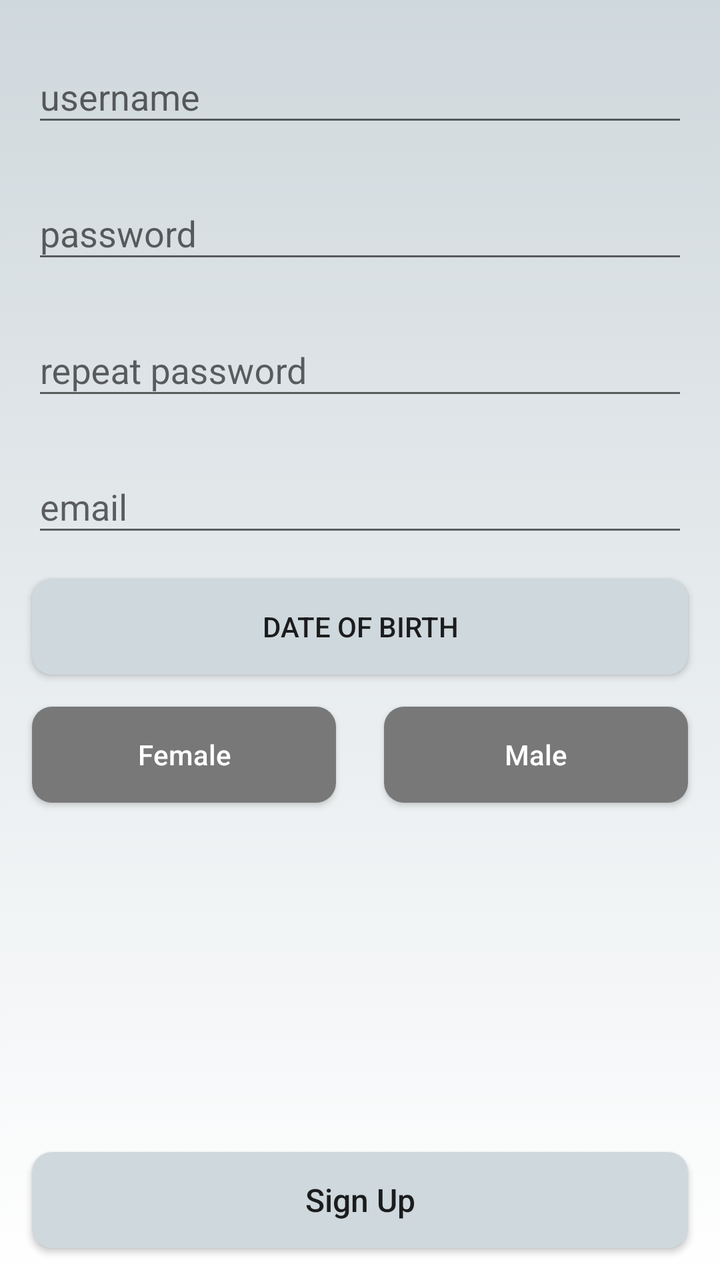
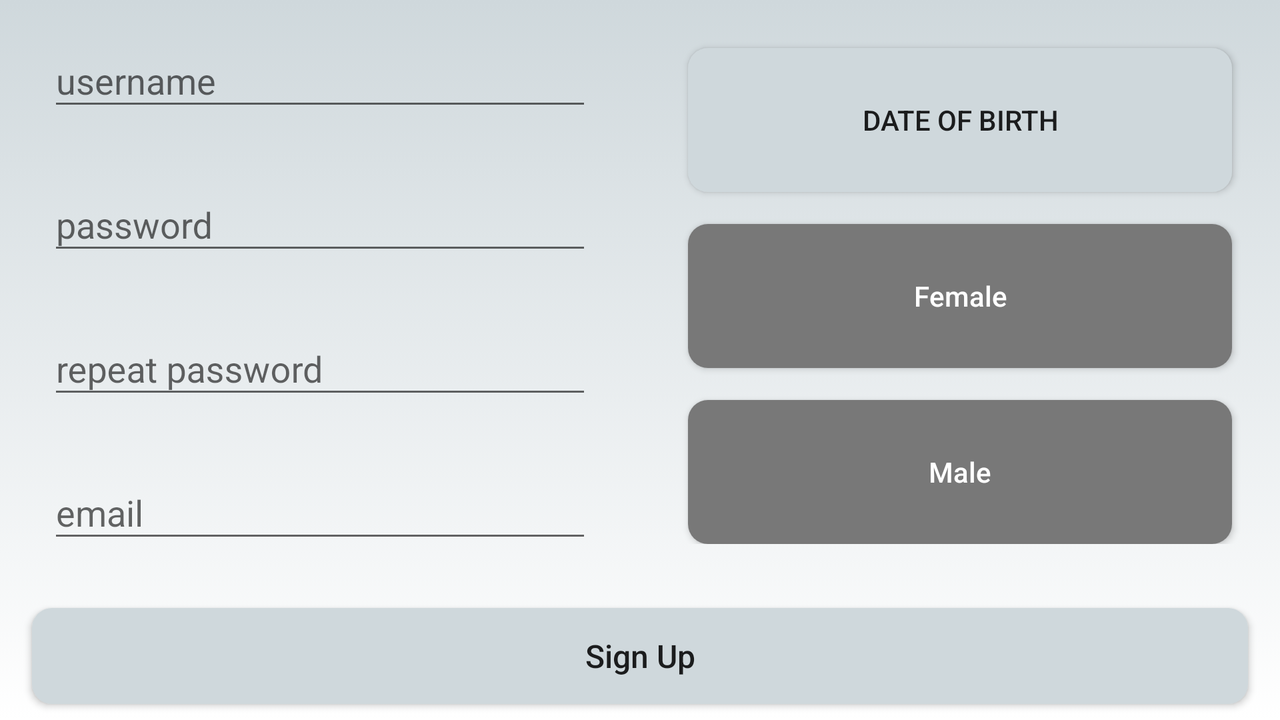

Two renders of one Android screen. The first uses the default layout on a phone; the second uses the alternative layout the repository ships for a different screen configuration, on a matching device. The two XML files are below.
<!-- AndroidManifest.xml: application theme AppTheme -->
<!-- res/layout/fragment_sign_up.xml -->
<?xml version="1.0" encoding="utf-8"?>
<android.support.constraint.ConstraintLayout xmlns:android="http://schemas.android.com/apk/res/android"
    xmlns:app="http://schemas.android.com/apk/res-auto"
    xmlns:tools="http://schemas.android.com/tools"
    android:id="@+id/root_view"
    android:layout_width="match_parent"
    android:layout_height="match_parent"
    android:background="@drawable/background_gradient"
    tools:context=".fragments.SignInFragment">

    <android.support.design.widget.TextInputLayout
        android:id="@+id/input_layout_username"
        android:layout_width="match_parent"
        android:layout_height="wrap_content"
        android:layout_marginEnd="16dp"
        android:layout_marginStart="16dp"
        android:layout_marginTop="16dp"
        app:layout_constraintEnd_toEndOf="parent"
        app:layout_constraintHorizontal_bias="0.5"
        app:layout_constraintStart_toStartOf="parent"
        app:layout_constraintTop_toTopOf="parent">

        <EditText
            android:id="@+id/signup_username"
            android:layout_width="match_parent"
            android:layout_height="wrap_content"
            android:ems="10"
            android:hint="@string/username"
            android:inputType="textPersonName"
            android:maxLength="16"
            tools:layout_editor_absoluteX="84dp"
            tools:layout_editor_absoluteY="31dp" />

    </android.support.design.widget.TextInputLayout>

    <android.support.design.widget.TextInputLayout
        android:id="@+id/input_layout_password"
        android:layout_width="match_parent"
        android:layout_height="wrap_content"
        android:layout_marginEnd="16dp"
        android:layout_marginStart="16dp"
        android:layout_marginTop="16dp"
        app:layout_constraintEnd_toEndOf="parent"
        app:layout_constraintHorizontal_bias="0.5"
        app:layout_constraintStart_toStartOf="parent"
        app:layout_constraintTop_toBottomOf="@+id/input_layout_username">

        <EditText
            android:id="@+id/signup_password"
            android:layout_width="match_parent"
            android:layout_height="wrap_content"
            android:ems="10"
            android:hint="@string/password"
            android:inputType="textPassword"
            android:maxLength="32"
            tools:layout_editor_absoluteX="84dp"
            tools:layout_editor_absoluteY="31dp" />

    </android.support.design.widget.TextInputLayout>

    <android.support.design.widget.TextInputLayout
        android:id="@+id/input_layout_repeat_password"
        android:layout_width="match_parent"
        android:layout_height="wrap_content"
        android:layout_marginEnd="16dp"
        android:layout_marginStart="16dp"
        android:layout_marginTop="16dp"
        app:layout_constraintEnd_toEndOf="parent"
        app:layout_constraintHorizontal_bias="0.5"
        app:layout_constraintStart_toStartOf="parent"
        app:layout_constraintTop_toBottomOf="@+id/input_layout_password">

        <EditText
            android:id="@+id/signup_repeat_password"
            android:layout_width="match_parent"
            android:layout_height="wrap_content"
            android:ems="10"
            android:hint="@string/repeat_password"
            android:inputType="textPassword"
            android:maxLength="32"
            tools:layout_editor_absoluteX="84dp"
            tools:layout_editor_absoluteY="31dp" />

    </android.support.design.widget.TextInputLayout>

    <android.support.design.widget.TextInputLayout
        android:id="@+id/input_layout_email"
        android:layout_width="match_parent"
        android:layout_height="wrap_content"
        android:layout_marginEnd="16dp"
        android:layout_marginStart="16dp"
        android:layout_marginTop="16dp"
        app:layout_constraintEnd_toEndOf="parent"
        app:layout_constraintHorizontal_bias="0.5"
        app:layout_constraintStart_toStartOf="parent"
        app:layout_constraintTop_toBottomOf="@+id/input_layout_repeat_password">

        <EditText
            android:id="@+id/signup_email"
            android:layout_width="match_parent"
            android:layout_height="wrap_content"
            android:ems="10"
            android:hint="@string/email"
            android:inputType="textEmailAddress"
            android:maxLength="32"
            tools:layout_editor_absoluteX="84dp"
            tools:layout_editor_absoluteY="31dp" />

    </android.support.design.widget.TextInputLayout>

    <Button
        android:id="@+id/btn_date"
        android:layout_width="match_parent"
        android:layout_height="wrap_content"
        android:layout_marginEnd="16dp"
        android:layout_marginStart="16dp"
        android:layout_marginTop="16dp"
        android:text="@string/date_of_birth"
        android:background="@drawable/inactive_button"
        android:elevation="10dp"
        app:layout_constraintEnd_toEndOf="parent"
        app:layout_constraintHorizontal_bias="0.5"
        app:layout_constraintStart_toStartOf="parent"
        app:layout_constraintTop_toBottomOf="@+id/input_layout_email" />

    <ToggleButton
        android:id="@+id/female_btn"
        style="@style/Base.Widget.AppCompat.Button.Colored"
        android:layout_width="0dp"
        android:layout_height="wrap_content"
        android:layout_marginEnd="16dp"
        android:layout_marginStart="16dp"
        android:layout_marginTop="16dp"
        android:background="@drawable/togglebutton_female_selector"
        android:checked="false"
        android:elevation="10dp"
        android:foreground="?attr/selectableItemBackground"
        android:textAllCaps="false"
        android:textOff="@string/female"
        android:textOn="@string/female"
        app:layout_constraintEnd_toStartOf="@+id/male_btn"
        app:layout_constraintHorizontal_bias="0.5"
        app:layout_constraintStart_toStartOf="parent"
        app:layout_constraintTop_toBottomOf="@+id/btn_date" />

    <ToggleButton
        android:id="@+id/male_btn"
        style="@style/Base.Widget.AppCompat.Button.Colored"
        android:layout_width="0dp"
        android:layout_height="wrap_content"
        android:layout_marginEnd="16dp"
        android:layout_marginStart="8dp"
        android:background="@drawable/togglebutton_male_selector"
        android:foreground="?attr/selectableItemBackground"
        android:textOff="@string/male"
        android:textOn="@string/male"
        android:textAllCaps="false"
        android:elevation="10dp"
        app:layout_constraintEnd_toEndOf="parent"
        app:layout_constraintHorizontal_bias="0.5"
        app:layout_constraintStart_toEndOf="@+id/female_btn"
        app:layout_constraintTop_toTopOf="@+id/female_btn" />

    <Button
        android:id="@+id/btn_signup"
        style="@style/Base.TextAppearance.AppCompat.Widget.Button"
        android:layout_width="match_parent"
        android:layout_height="wrap_content"
        android:layout_marginBottom="16dp"
        android:layout_marginEnd="16dp"
        android:layout_marginStart="16dp"
        android:layout_marginTop="16dp"
        android:background="@drawable/inactive_button"
        android:bottomLeftRadius="40dp"
        android:bottomRightRadius="40dp"
        android:clickable="false"
        android:elevation="10dp"
        android:text="@string/sign_up"
        android:textAllCaps="false"
        android:textSize="16sp"
        android:topLeftRadius="40dp"
        android:topRightRadius="40dp"
        app:layout_constraintBottom_toBottomOf="parent"
        app:layout_constraintEnd_toEndOf="parent"
        app:layout_constraintHorizontal_bias="1.0"
        app:layout_constraintStart_toStartOf="parent"
        app:layout_constraintTop_toBottomOf="@+id/female_btn"
        app:layout_constraintVertical_bias="1.0" />

</android.support.constraint.ConstraintLayout>
<!-- resources referenced by this layout -->
<resources>
  <!-- drawable background_gradient (drawable) -->
  <?xml version="1.0" encoding="utf-8"?>
  <selector xmlns:android="http://schemas.android.com/apk/res/android">
      <item>
          <shape>
              <gradient
                  android:angle="90"
                  android:startColor="@color/colorIcons"
                  android:endColor="@color/colorPrimaryLight"
                  android:type="linear" />
          </shape>
      </item>
  </selector>
  <!-- drawable inactive_button (drawable) -->
  <?xml version="1.0" encoding="utf-8"?>
  <shape xmlns:android="http://schemas.android.com/apk/res/android"
      android:shape="rectangle">
      <solid android:color="@color/colorPrimaryLight" />
      <corners android:radius="10dp" />
  </shape>
  <!-- drawable togglebutton_female_selector (drawable) -->
  <?xml version="1.0" encoding="utf-8"?>
  <selector xmlns:android="http://schemas.android.com/apk/res/android">
      <item android:drawable="@drawable/togglebutton_female_on"
          android:state_checked="true" />
      <item android:drawable="@drawable/togglebutton_off"
          android:state_checked="false"
          />
  </selector>
  <!-- drawable togglebutton_male_selector (drawable) -->
  <?xml version="1.0" encoding="utf-8"?>
  <selector xmlns:android="http://schemas.android.com/apk/res/android">
      <item android:drawable="@drawable/togglebutton_male_on"
          android:state_checked="true" />
      <item android:drawable="@drawable/togglebutton_off"
          android:state_checked="false"
          />
  </selector>
  <string name="date_of_birth">Date of birth</string>
  <string name="email">email</string>
  <string name="female">Female</string>
  <string name="male">Male</string>
  <string name="password">password</string>
  <string name="repeat_password">repeat password</string>
  <string name="sign_up">Sign Up</string>
  <string name="username">username</string>
  <style name="AppTheme" parent="Theme.AppCompat.DayNight.NoActionBar">
          
          <item name="colorPrimary">@color/colorPrimary</item>
          <item name="colorPrimaryDark">@color/colorPrimaryDark</item>
          <item name="colorAccent">@color/colorAccent</item>
      </style>
  <color name="colorIcons">#FFFFFF</color>
  <color name="colorPrimaryLight">#CFD8DC</color>
  <!-- drawable togglebutton_female_on (drawable) -->
  <?xml version="1.0" encoding="utf-8"?>
  <shape xmlns:android="http://schemas.android.com/apk/res/android"
      android:shape="rectangle">
      <solid android:color="#c7006a" />
      <corners android:radius="10dp" />
  </shape>
  <!-- drawable togglebutton_off (drawable) -->
  <?xml version="1.0" encoding="utf-8"?>
  <shape xmlns:android="http://schemas.android.com/apk/res/android"
      android:shape="rectangle">
      <solid android:color="#787878" />
      <corners android:radius="10dp" />
  </shape>
  <!-- drawable togglebutton_male_on (drawable) -->
  <?xml version="1.0" encoding="utf-8"?>
  <shape xmlns:android="http://schemas.android.com/apk/res/android"
      android:shape="rectangle">
      <solid android:color="#00567c" />
      <corners android:radius="10dp" />
  </shape>
  <color name="colorPrimary">#607D8B</color>
  <color name="colorPrimaryDark">#455A64</color>
  <color name="colorAccent">#FFC107</color>
</resources>
<!-- res/layout-land/fragment_sign_up.xml (the author's variant of the layout above) -->
<!-- drawn on the phone turned sideways -->
<?xml version="1.0" encoding="utf-8"?>
<android.support.constraint.ConstraintLayout xmlns:android="http://schemas.android.com/apk/res/android"
    xmlns:app="http://schemas.android.com/apk/res-auto"
    xmlns:tools="http://schemas.android.com/tools"
    android:id="@+id/root_view"
    android:layout_width="match_parent"
    android:layout_height="match_parent"
    android:background="@drawable/background_gradient"
    tools:context=".fragments.SignInFragment"
    tools:layout_editor_absoluteY="25dp">

    <LinearLayout
        android:layout_width="0dp"
        android:layout_height="0dp"
        android:layout_marginBottom="8dp"
        android:layout_marginEnd="8dp"
        android:layout_marginStart="8dp"
        android:layout_marginTop="8dp"
        android:orientation="vertical"
        app:layout_constraintBottom_toTopOf="@+id/btn_signup"
        app:layout_constraintEnd_toStartOf="@+id/guideline"
        app:layout_constraintStart_toStartOf="parent"
        app:layout_constraintTop_toTopOf="parent">

        <android.support.design.widget.TextInputLayout
            android:id="@+id/input_layout_username"
            android:layout_width="match_parent"
            android:layout_height="0dp"
            android:layout_marginEnd="16dp"
            android:layout_marginStart="16dp"
            android:layout_weight="1"
            app:layout_constraintEnd_toStartOf="@+id/guideline"
            app:layout_constraintStart_toStartOf="parent"
            app:layout_constraintTop_toTopOf="parent">

            <EditText
                android:id="@+id/signup_username"
                android:layout_width="match_parent"
                android:layout_height="wrap_content"
                android:ems="10"
                android:hint="@string/username"
                android:inputType="textPersonName"
                android:maxLength="16"
                tools:layout_editor_absoluteX="84dp"
                tools:layout_editor_absoluteY="31dp" />

        </android.support.design.widget.TextInputLayout>

        <android.support.design.widget.TextInputLayout
            android:id="@+id/input_layout_password"
            android:layout_width="match_parent"
            android:layout_height="0dp"
            android:layout_marginEnd="16dp"
            android:layout_marginStart="16dp"
            android:layout_weight="1"
            app:layout_constraintEnd_toStartOf="@+id/guideline"
            app:layout_constraintStart_toStartOf="parent"
            app:layout_constraintTop_toBottomOf="@+id/input_layout_username">

            <EditText
                android:id="@+id/signup_password"
                android:layout_width="match_parent"
                android:layout_height="wrap_content"
                android:ems="10"
                android:hint="@string/password"
                android:inputType="textPassword"
                android:maxLength="32"
                tools:layout_editor_absoluteX="84dp"
                tools:layout_editor_absoluteY="31dp" />

        </android.support.design.widget.TextInputLayout>

        <android.support.design.widget.TextInputLayout
            android:id="@+id/input_layout_repeat_password"
            android:layout_width="match_parent"
            android:layout_height="0dp"
            android:layout_marginEnd="16dp"
            android:layout_marginStart="16dp"
            android:layout_weight="1"
            app:layout_constraintEnd_toStartOf="@+id/guideline"
            app:layout_constraintStart_toStartOf="parent"
            app:layout_constraintTop_toBottomOf="@+id/input_layout_password">

            <EditText
                android:id="@+id/signup_repeat_password"
                android:layout_width="match_parent"
                android:layout_height="wrap_content"
                android:ems="10"
                android:hint="@string/repeat_password"
                android:inputType="textPassword"
                android:maxLength="32"
                tools:layout_editor_absoluteX="84dp"
                tools:layout_editor_absoluteY="31dp" />

        </android.support.design.widget.TextInputLayout>

        <android.support.design.widget.TextInputLayout
            android:id="@+id/input_layout_email"
            android:layout_width="match_parent"
            android:layout_height="0dp"
            android:layout_marginEnd="16dp"
            android:layout_marginStart="16dp"
            android:layout_weight="1"
            app:layout_constraintBottom_toBottomOf="parent"
            app:layout_constraintEnd_toStartOf="@+id/guideline"
            app:layout_constraintStart_toStartOf="parent"
            app:layout_constraintTop_toBottomOf="@+id/input_layout_repeat_password">

            <EditText
                android:id="@+id/signup_email"
                android:layout_width="match_parent"
                android:layout_height="wrap_content"
                android:ems="10"
                android:hint="@string/email"
                android:inputType="textEmailAddress"
                android:maxLength="32"
                tools:layout_editor_absoluteX="84dp"
                tools:layout_editor_absoluteY="31dp" />

        </android.support.design.widget.TextInputLayout>
    </LinearLayout>


    <android.support.constraint.Guideline
        android:id="@+id/guideline"
        android:layout_width="wrap_content"
        android:layout_height="wrap_content"
        android:orientation="vertical"
        app:layout_constraintGuide_percent="0.5" />

    <LinearLayout
        android:layout_width="0dp"
        android:layout_height="0dp"
        android:layout_marginBottom="32dp"
        android:layout_marginEnd="8dp"
        android:layout_marginStart="8dp"
        android:layout_marginTop="8dp"
        android:orientation="vertical"
        app:layout_constraintBottom_toTopOf="@+id/btn_signup"
        app:layout_constraintEnd_toEndOf="parent"
        app:layout_constraintStart_toStartOf="@+id/guideline"
        app:layout_constraintTop_toTopOf="parent">


        <Button
            android:id="@+id/btn_date"
            android:layout_width="match_parent"
            android:layout_height="0dp"
            android:layout_marginEnd="16dp"
            android:layout_marginStart="16dp"
            android:layout_marginTop="16dp"
            android:layout_weight="1"
            android:background="@drawable/inactive_button"
            android:elevation="10dp"
            android:text="@string/date_of_birth"
            app:layout_constraintEnd_toEndOf="parent"
            app:layout_constraintStart_toStartOf="@+id/guideline"
            app:layout_constraintTop_toTopOf="parent" />

        <ToggleButton
            android:id="@+id/female_btn"
            style="@style/Base.Widget.AppCompat.Button.Colored"
            android:layout_width="match_parent"
            android:layout_height="0dp"
            android:layout_marginEnd="16dp"
            android:layout_marginStart="16dp"
            android:layout_marginTop="16dp"
            android:layout_weight="1"
            android:background="@drawable/togglebutton_female_selector"
            android:checked="false"
            android:elevation="10dp"
            android:foreground="?attr/selectableItemBackground"
            android:textAllCaps="false"
            android:textOff="@string/female"
            android:textOn="@string/female"
            app:layout_constraintEnd_toEndOf="parent"
            app:layout_constraintStart_toStartOf="@+id/guideline"
            app:layout_constraintTop_toBottomOf="@+id/btn_date" />

        <ToggleButton
            android:id="@+id/male_btn"
            style="@style/Base.Widget.AppCompat.Button.Colored"
            android:layout_width="match_parent"
            android:layout_height="0dp"
            android:layout_marginEnd="16dp"
            android:layout_marginStart="16dp"
            android:layout_marginTop="16dp"
            android:layout_weight="1"
            android:background="@drawable/togglebutton_male_selector"
            android:elevation="10dp"
            android:foreground="?attr/selectableItemBackground"
            android:textAllCaps="false"
            android:textOff="@string/male"
            android:textOn="@string/male"
            app:layout_constraintEnd_toEndOf="parent"
            app:layout_constraintStart_toStartOf="@+id/guideline"
            app:layout_constraintTop_toBottomOf="@+id/female_btn" />
    </LinearLayout>

    <Button
        android:id="@+id/btn_signup"
        style="@style/Base.TextAppearance.AppCompat.Widget.Button"
        android:layout_width="0dp"
        android:layout_height="wrap_content"
        android:layout_marginBottom="8dp"
        android:layout_marginEnd="16dp"
        android:layout_marginStart="16dp"
        android:background="@drawable/inactive_button"
        android:bottomLeftRadius="40dp"
        android:bottomRightRadius="40dp"
        android:clickable="false"
        android:elevation="10dp"
        android:text="@string/sign_up"
        android:textAllCaps="false"
        android:textSize="16sp"
        android:topLeftRadius="40dp"
        android:topRightRadius="40dp"
        app:layout_constraintBottom_toBottomOf="parent"
        app:layout_constraintEnd_toEndOf="parent"
        app:layout_constraintStart_toStartOf="parent" />

</android.support.constraint.ConstraintLayout>
